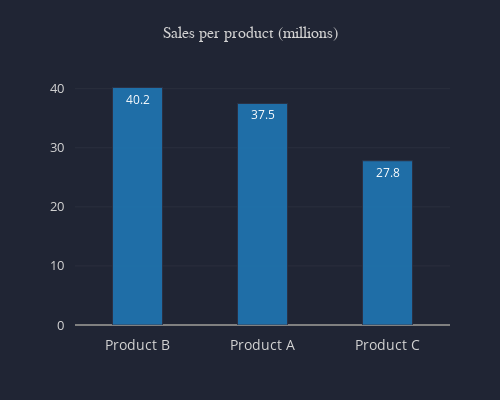

Notebook code for this chart:
### Markdown cell above
## Simple Vertical Bar Chart

### Code cell
# create data
index = ['Product A', 'Product B', 'Product C']
values = {'Products': [37.5, 40.2, 27.8]}
data = pd.DataFrame(data=values, index=index).transpose()


# create chart
color_palette = chart.color_palette()

layout = chart.layout(color_palette=color_palette, width=500, height=400,
                     title='Sales per product (millions)', 
                      title_size=16, xaxis_ticksize=14)


chart.bar(data, layout=layout, orientation='v', sort_by='Products',
            ascending=False, bar_width=0.4, textpos='inside', linewidth=1)

### Figure 1 — Plotly figure (JSON) as saved in the notebook; plotly's stock layout.template omitted (floating-point values rounded to 4 significant figures)
{"data": [{"marker": {"line": {"color": "#2C3347", "width": 1}, "opacity": 0.9}, "name": "Products", "orientation": "v", "text": [40.2, 37.5, 27.8], "textposition": "inside", "type": "bar", "width": 0.4, "x": ["Product B", "Product A", "Product C"], "y": [40.2, 37.5, 27.8]}], "layout": {"autosize": false, "colorway": ["#1f77b4", "#ff7f0e", "#2ca02c", "#d62728", "#9467bd", "#8c564b", "#e377c2", "#7f7f7f", "#bcbd22", "#17becf"], "height": 400, "legend": {"bordercolor": "#202534", "borderwidth": 0, "font": {"color": "lightgrey", "family": "sans-serif", "size": 12}, "orientation": "v", "traceorder": "normal", "x": 1.02, "xanchor": "left", "y": 1, "yanchor": "middle"}, "margin": {"b": 75, "l": 75, "pad": 10, "r": 50, "t": 75}, "paper_bgcolor": "#202534", "plot_bgcolor": "#202534", "title": {"font": {"color": "lightgrey", "family": "sans-serif", "size": 16}, "text": "Sales per product (millions)", "x": 0.5}, "width": 500, "xaxis": {"autorange": true, "color": "lightgrey", "dtick": 1, "gridcolor": "#343846", "gridwidth": 0.5, "showgrid": false, "showline": false, "showticklabels": true, "tickfont": {"color": "lightgrey", "size": 14}, "tickformat": "", "tickmode": "auto", "title": {"font": {"color": "lightgrey", "family": "sans-serif", "size": 18}, "text": ""}, "type": "-", "zeroline": false, "zerolinecolor": "grey"}, "yaxis": {"autorange": true, "color": "lightgrey", "dtick": 1, "gridcolor": "#343846", "gridwidth": 0.5, "showgrid": true, "showline": false, "showticklabels": true, "tickfont": {"color": "lightgrey", "size": 13}, "tickformat": "", "tickmode": "auto", "ticks": "", "title": {"font": {"color": "lightgrey", "family": "sans-serif", "size": 18}, "text": ""}, "type": "-", "zeroline": true, "zerolinecolor": "grey"}}}
